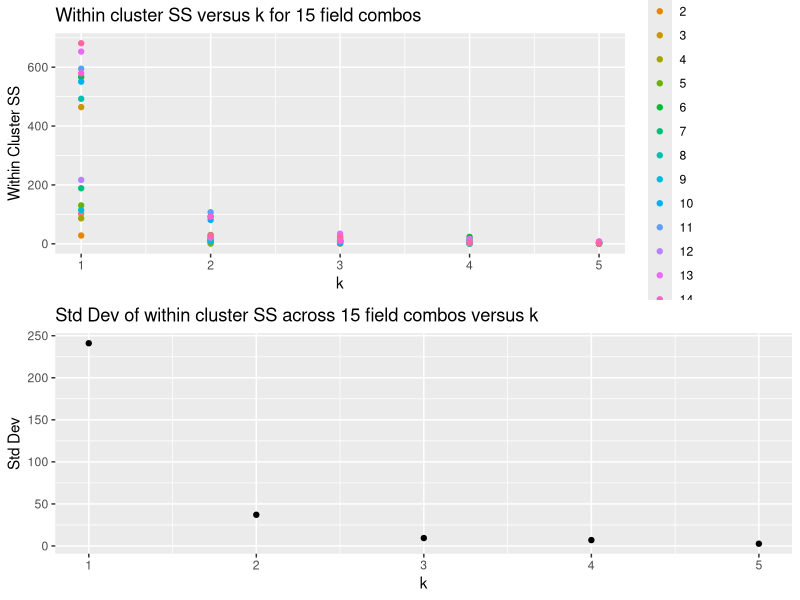
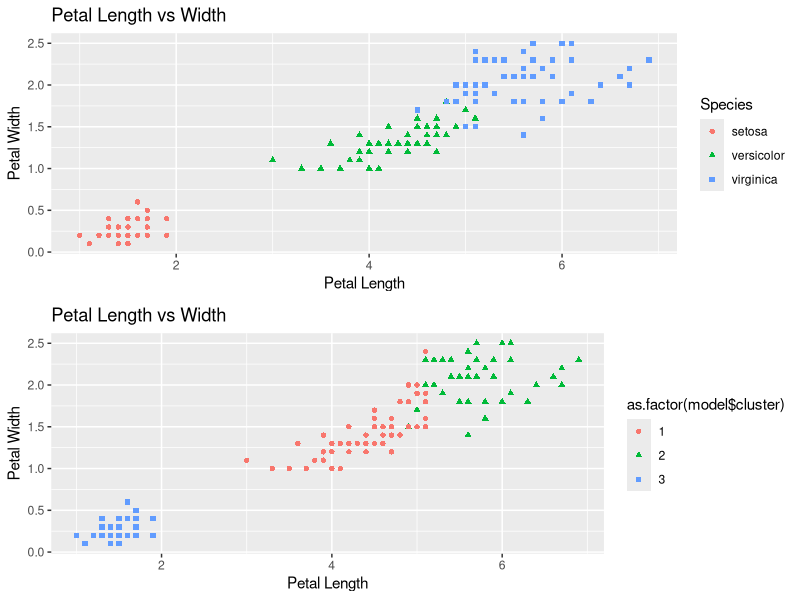

These charts were generated, in order, by the following R code:
library(ggplot2)
library(gridExtra)

set.seed(42)

iris <- read.table("4.2irisSummer2018.txt", header=TRUE)

numcolumns <- ncol(iris) - 1
colsetn <- 1
colsetlist <- c()
results <- data.frame("colset"=integer(), "k"=integer(), "totss"=double(), "withinss"=double())
clusters <- c()
for (colchoose in 1:numcolumns){
  combvec <- combn(numcolumns,colchoose)
  for (colsetnum in 1:ncol(combvec)){
    colset <- combvec[,colsetnum]
    data_chunk <- iris[,colset]
    for (k in c(1,2,3,4,5)){
      model <- kmeans(data_chunk, k)
      results[nrow(results)+1,] <- c(colsetn, k, model$totss, model$withinss)
      clusters <- c(clusters, list(model$cluster))
    }
    colsetlist <- c(colsetlist, list(colset))
    colsetn <- colsetn + 1
  }
}


p1 <- ggplot(data = results, aes(x = k, y = withinss))+
xlab("k")+
ylab("Within Cluster SS") +
geom_point(aes(color = as.factor(colset)))+
labs(color='Column Combination')+
ggtitle("Within cluster SS versus k for 15 field combos")

sdlist <- c()
for (kval in unique(results[,'k'])){
  sdlist <- c(sdlist, sd(results[results$k == kval,'withinss']))
}

p2 <- ggplot(data = data.frame("k"=unique(results[,"k"]), "sd"=sdlist), aes(x = k, y = sd))+
  xlab("k")+
  ylab("Std Dev") +
  geom_point()+
  ggtitle("Std Dev of within cluster SS across 15 field combos versus k")

grid.arrange(p1, p2)

model <- kmeans(iris[,1:4], 3)

p1 <- ggplot(data = iris, aes(x = Petal.Length, y = Petal.Width))+
  xlab("Petal Length")+
  ylab("Petal Width") +
  geom_point(aes(color = Species,shape=Species))+
  ggtitle("Petal Length vs Width")

p2 <- ggplot(data = iris, aes(x = Petal.Length, y = Petal.Width))+
  xlab("Petal Length")+
  ylab("Petal Width") +
  geom_point(aes(color=as.factor(model$cluster),shape=as.factor(model$cluster)))+
  ggtitle("Petal Length vs Width")

grid.arrange(p1, p2)

comparedf <- data.frame("actual"=iris[,'Species'], "predicted"=model$cluster)
comparedf[comparedf$predicted == 1,'predicted'] <- 'setosa'
comparedf[comparedf$predicted == 2,'predicted'] <- 'versicolor'
comparedf[comparedf$predicted == 3,'predicted'] <- 'virginica'

accuracy <- sum(comparedf[,'actual'] == comparedf[,'predicted'])/nrow(comparedf)

sprintf("Model accuracy with k=3 is %s", accuracy)


